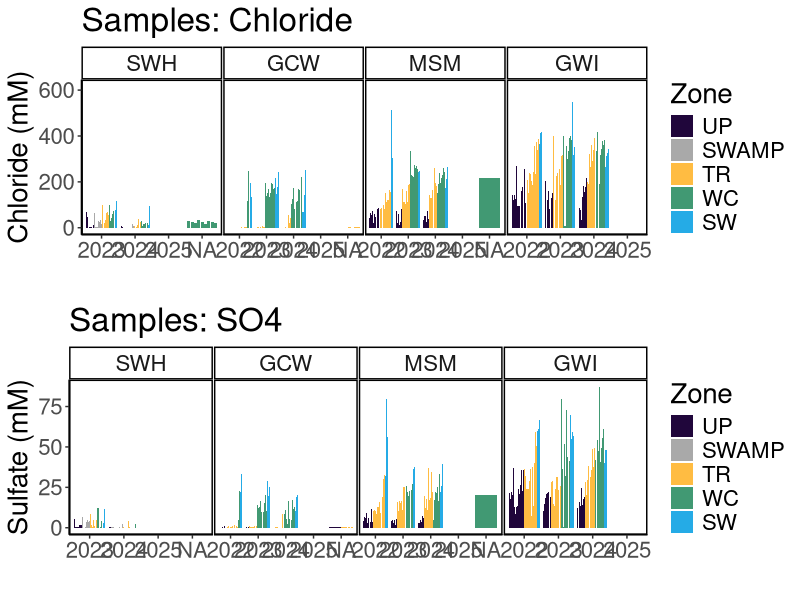
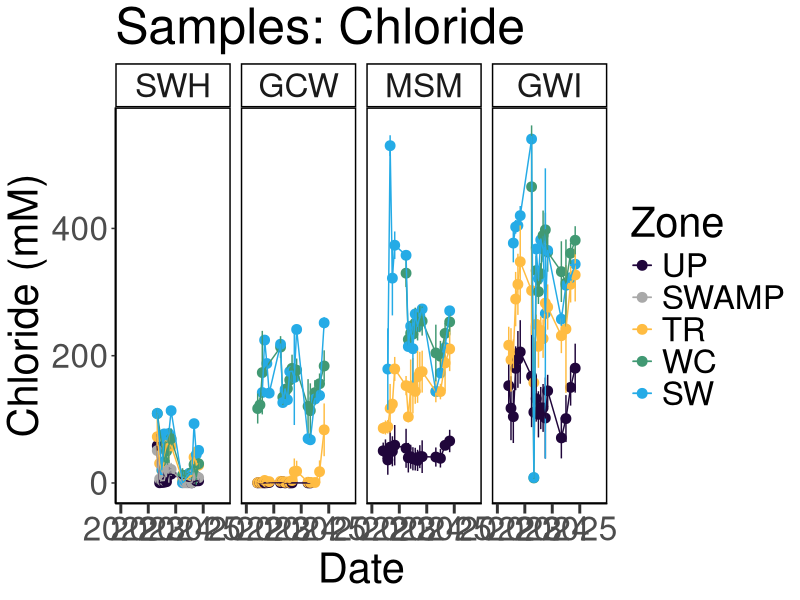
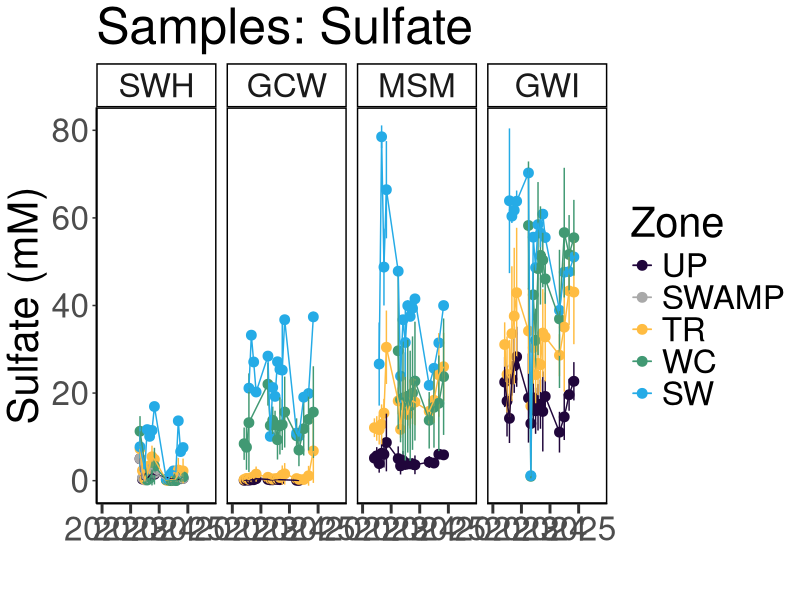
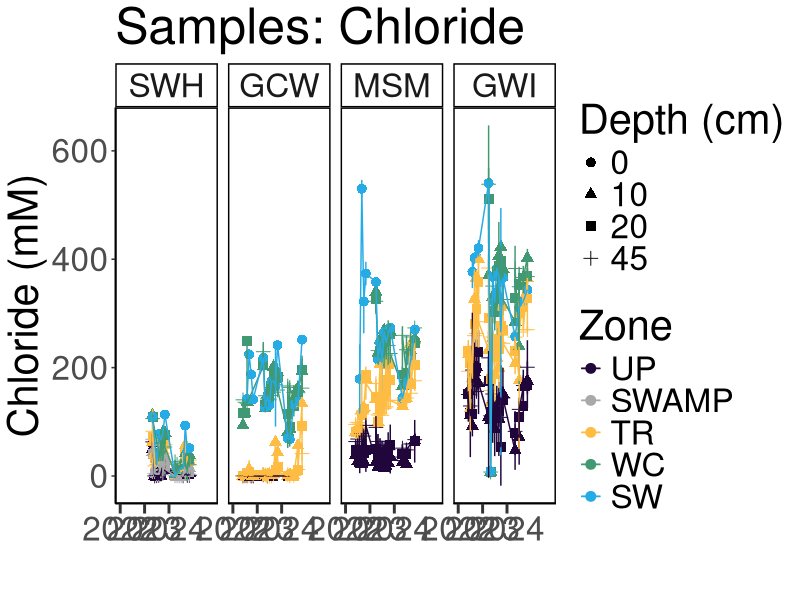
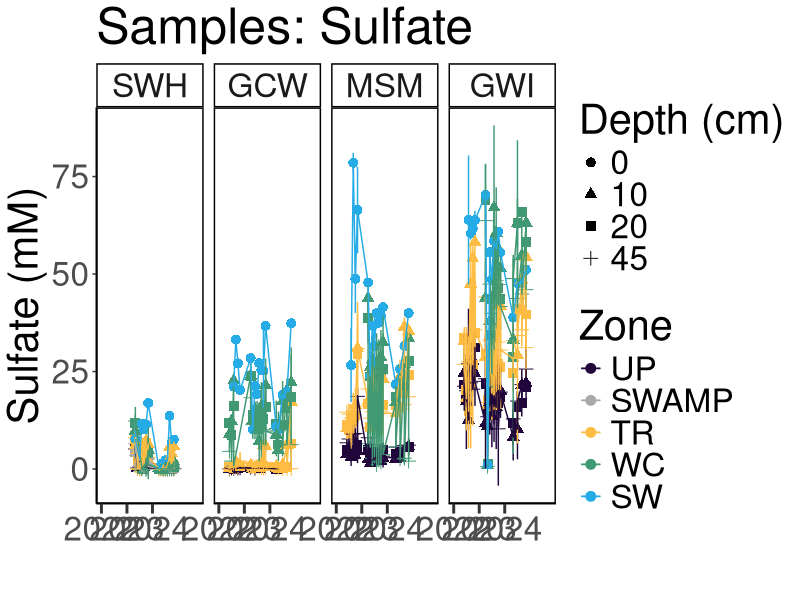
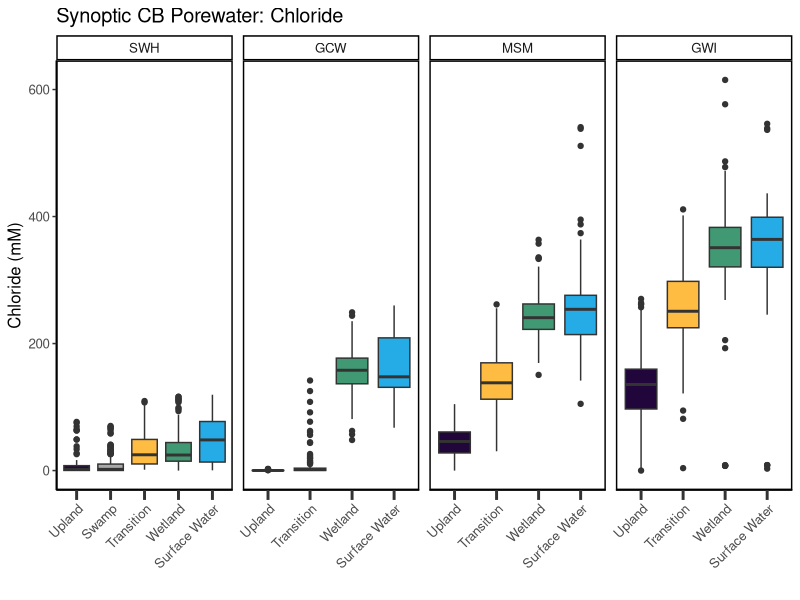
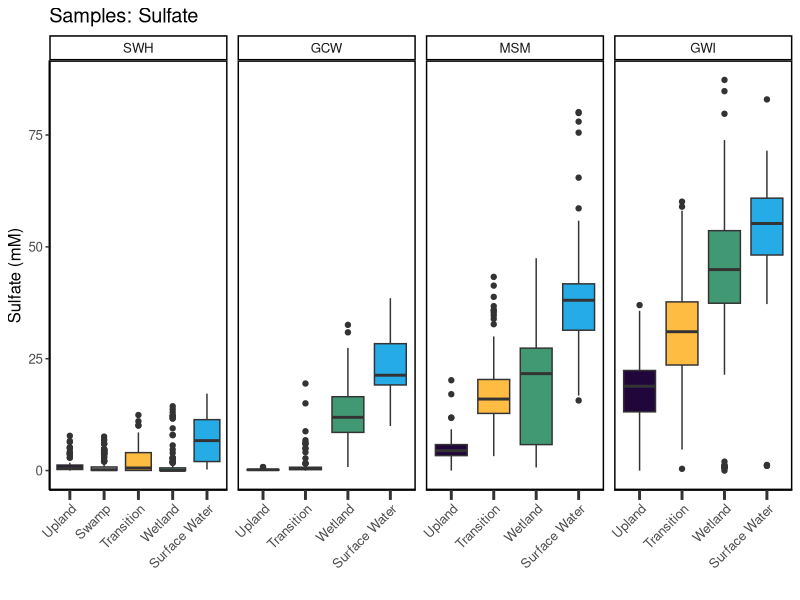
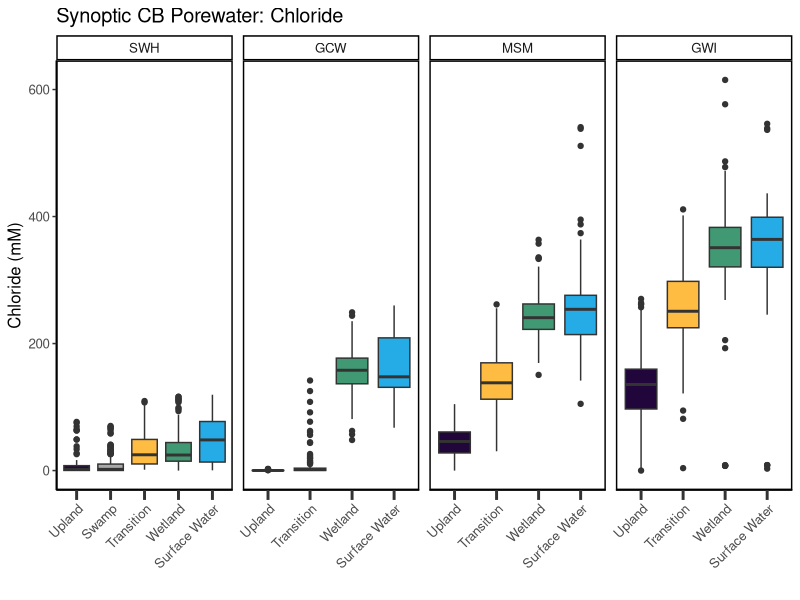

Generate these figures, in order, with R:
## ---- chunk 1
library(dplyr)
library(ggplot2)
library(ggpubr)
library(stringr)
library(readxl)
library(tidyr)
library(tibble)
library(openxlsx)
## ---- chunk 2

#read in 2022 Dionex Data:
dat22 <- read.csv("2022/COMPASS_SynopticCB_SO4_Cl_2022.csv")
# head(dat22)
colnames(dat22)

#read in 2023 Dionex Data:
dat23 <- read.csv("2023/COMPASS_SynopticCB_SO4_Cl_2023.csv")
# head(dat23)
colnames(dat23)

#read in 2024 Dionex Data:
dat24 <- read.csv("2024/COMPASS_SynopticCB_SO4_Cl_2024.csv")
# head(dat24)
colnames(dat24)

#read in 2025 Dionex Data:
dat25 <- read.csv("2025/COMPASS_SynopticCB_SO4_Cl_2025.csv")
# head(dat25)
colnames(dat25)

all_dat <- bind_rows(dat22, dat23, dat24, dat25)

all_dat <- all_dat %>%
  dplyr::select(
    Project, Region, Sample_ID, Year, Month, Day, Time, Time_Zone,
    Site, Zone, Replicate, Depth_cm, 
    SO4_ppm, SO4_mM, SO4_Conc_flag, SO4_QAQC_flag, Cl_ppm, Cl_mM, Cl_Conc_flag, Cl_QAQC_flag, salinity,
    Analysis_rundate,  Run_notes, Field_notes
        # list columns in the order you want them
  )

##Set 4 decimal points max
all_dat <- all_dat %>%
  mutate(across(where(is.numeric), round, digits = 4)) ##This does make all salnities 0 when Cl_ppm is 0 instead of 0.000026

## ---- chunk 3

#pull the column names from the all_dat dataframe and create a new dataframe with them 
metadat <- data.frame(Column_Names = colnames(all_dat))
metadat

metadat$Description <- ""
metadat$Units <- ""
metadat$Instrument_ifapplicable <- ""

#add information about each line: 

metadat$Description <- c("Project name", 
                         "Region samples originated from: CB = Chesapeake Bay",
                         "Sample identifier used in laboratory and field", 
                         "Year (YYYY) of sample collection", 
                         "Month (#) of sample collection",
                         "Day (#) of sample collection",
                         "Time (HH:MM) of sample collection",
                         "Time Zone of sample collection",
                         "Name of sampling transect location (GCW, SWH, MSM, GWI), see dataset locations for coordinates", 
                         "Zone within space-for-time transect (UP=Upland, SWAMP=Swamp, TR=Transition, WC=Wetland Control, SW=Surface Water)",
                         "Lysimeter or sample replicate id (A-C)", 
                         "Depth in centimeters from which water sample was taken", 
                         "Sulfate concentration in ppm", 
                         "Sulfate concentration in mM", 
                         "Sulfate concentration flag base on standard curve (bdl=below detection limit (0), adl=above detection limit (highest   
                         standard), Within_Range=within detection range)", 
                         "Sulfate QAQC Flags generated during checks of standards, blanks, dups, and spks",
                         "Chloride concentration in ppm", 
                         "Chloride concentration in mM", 
                         "Chloride concentration flag base on standard curve (bdl=below detection limit (0), adl=above detection limit (highest   
                         standard), Within_Range=within detection range)", 
                         "Chloride QAQC Flags generated during checks of standards, blanks, dups, and spks", 
                         "Salinity calculated using the Knudsen equation: Salinity=((1.807*(Chloride ppm)+0.026)/1000", 
                         "The date that samples were run on the Dionex IC", 
                         "Any notes generated during QAQC", 
                         "Notes generated during field sample collection")

metadat$Units <-       c("NA", 
                         "NA",
                         "NA", 
                         "NA",
                         "NA",
                         "NA", 
                         "NA",
                         "NA", 
                         "NA", 
                         "NA",
                         "NA", 
                         "cm",
                         "ppm", 
                         "mM", 
                         "NA", 
                         "NA", 
                         "ppm", 
                         "mM", 
                         "NA", 
                         "NA", 
                         "ppt", 
                         "NA", 
                         "NA",
                         "NA")

metadat$Instrument_ifapplicable <-  
  
                       c("NA", 
                         "NA",
                         "NA", 
                         "NA",
                         "NA",
                         "NA", 
                         "NA",
                         "NA", 
                         "NA", 
                         "NA",
                         "NA", 
                         "NA",
                         "Dionex Integrion HPIC (Thermo Fisher)", 
                         "Dionex Integrion HPIC (Thermo Fisher)", 
                         "NA", 
                         "NA", 
                         "Dionex Integrion HPIC (Thermo Fisher)", 
                         "Dionex Integrion HPIC (Thermo Fisher)", 
                         "NA", 
                         "NA", 
                         "NA", 
                         "NA", 
                         "NA",
                         "NA")


## ---- chunk 4

#write out a csv of all the data to the main folder: 
write.csv(all_dat, "COMPASS_SynopticCB_SO4_Cl_AllData.csv")


#write out a csv of the metadata associated with the data: 
write.csv(metadat, "COMPASS_SynopticCB_SO4_Cl_Metadata.csv")

## ---- chunk 5

data_plotting <- all_dat

#Order by Zone from Upland to Surface Water
data_plotting$Zone = factor(data_plotting$Zone, levels = c("UP", "SWAMP", "TR", "WC", "SW"))
data_plotting <- data_plotting[order(data_plotting$Zone), ]

#Order by Site from SWH, GCW, MSM, GWI order, which is oligohaline to polyhaline
data_plotting$Site = factor(data_plotting$Site, levels = c("SWH", "GCW", "MSM", "GWI"))
data_plotting <- data_plotting[order(data_plotting$Site), ]

# #Order by Year from 2022-2024
# data_plotting$Site = factor(data_plotting$Site, levels = c("SWH", "GCW", "MSM", "GWI"))
# data_plotting <- data_plotting[order(data_plotting$Site), ]

#Plot samples to get a first look at concentrations (sanity check)
#group the data for plotting
data_plotting_all <- data_plotting %>%
  group_by(Site, Zone) %>%
  mutate(row_num = factor(row_number())) %>%  # create row_num as factor per group
  ungroup()

data_plotting_all$Date <- as.Date(paste(data_plotting_all$Year, data_plotting_all$Month, data_plotting_all$Day, sep = "-"))


#Plot data and change colors based on Zone:
viz_cl_plot <- ggplot(data_plotting_all, aes(x = as.character(Year), y = Cl_mM, fill = Zone)) +
  geom_bar(stat = "identity", position = position_dodge2(preserve = "total")) +
  facet_grid( ~ Site, scales="free") +
  scale_fill_manual(values = c(
    "UP" = "#20063B",
    "TR" = "#FFBC42",
    "SWAMP" = "darkgrey",
    "WC" = "#419973",
    "SW" = "#25ABE6"
  )) +
  theme_classic() +
  labs(x = " ", y = "Chloride (mM)", title = "Samples: Chloride") +
  theme(
    panel.spacing = unit(.05, "lines"), 
    panel.border = element_rect(color = "black", fill = NA, linewidth = 1)) + 
  theme(text = element_text(size = 20))

# viz_cl_plot


viz_so4_plot <-  ggplot(data_plotting_all, aes(x = as.character(Year), y = SO4_mM, fill = Zone)) +
  geom_bar(stat = "identity", position = position_dodge2(preserve = "total")) +
  facet_grid( ~ Site, scales="free") +
  scale_fill_manual(values = c(
    "UP" = "#20063B",
    "TR" = "#FFBC42",
    "SWAMP" = "darkgrey",
    "WC" = "#419973",
    "SW" = "#25ABE6"
  )) +
  theme_classic() +
  labs(x = " ", y = "Sulfate (mM)", title = "Samples: SO4") +
  theme(
    panel.spacing = unit(.05, "lines"), 
    panel.border = element_rect(color = "black", fill = NA, linewidth = 1))+ 
  theme(text = element_text(size = 20))

# viz_so4_plot

ggarrange(viz_cl_plot, viz_so4_plot, nrow=2, ncol=1)


## ---- chunk 6

##Make Date Column with just Year and Month for Sample ID
all_dat_dates <- data_plotting %>%
  mutate(
    YearMonth = if_else(
      Month < 10,
      # Modify the string:
      YearMonth <- paste(data_plotting$Year, data_plotting$Month, sep = "-0"), 
      YearMonth <- paste(data_plotting$Year, data_plotting$Month, sep = "-"), 
    )
  )

##Summarize SO4 and Cl by Date, Site, and Zone
Dionex_avg <- all_dat_dates %>%
  group_by(Month, Year, Site, Zone) %>%
   dplyr::summarize(mean_SO4 = mean(SO4_mM, na.rm=TRUE), 
            sd_SO4 = sd(SO4_mM, na.rm=TRUE), 
            mean_Cl = mean(Cl_mM, na.rm=TRUE), 
            sd_Cl = sd(Cl_mM, na.rm=TRUE), 
            YearMonth = first(YearMonth))

# Concatenate with a day (e.g., "01" for the first day)
Dionex_avg$Date <- paste0(Dionex_avg$YearMonth, "-01")

# Convert to Date object
Dionex_avg$Date <- as.Date(Dionex_avg$Date)

# Define the specific date breaks you want to display
specific_breaks <- as.Date(c("2022-01-01", "2023-01-01", "2024-01-01", "2025-01-01"))

viz_cl_plot_avgs <- ggplot(Dionex_avg, aes(x = Date, y = mean_Cl, color = Zone, group = Zone)) +
  geom_point(size = 3) + 
  geom_errorbar(aes(ymin = mean_Cl - sd_Cl, ymax = mean_Cl + sd_Cl), width = 0.2) + 
  geom_line() + 
  facet_grid( ~ Site, scales="free_y") +
  scale_color_manual(values = c(
    "UP" = "#20063B",
    "TR" = "#FFBC42",
    "SWAMP" = "darkgrey",
    "WC" = "#419973",
    "SW" = "#25ABE6"
  )) +
  theme_classic() +
  labs(x = "Date", y = "Chloride (mM)", title = "Samples: Chloride") +
  theme(
    panel.spacing = unit(0.5, "lines"), 
    panel.border = element_rect(color = "black", fill = NA, linewidth = 1)) +
  # theme(axis.text.x = element_text(angle = 90, hjust = 0.5))+ 
  theme(text = element_text(size = 30))+
  scale_x_date(breaks = specific_breaks, date_labels = "%Y", expand = expansion(mult = c(0.18, 0.05)))+
  theme(axis.ticks.x = element_line(linewidth = 1))+
  theme(axis.ticks.length.x = unit(0.25, "cm"))

viz_cl_plot_avgs


viz_so4_plot_avgs <- ggplot(Dionex_avg, aes(x = Date, y = mean_SO4, color = Zone, group = Zone)) +
  geom_point(size = 3) + 
  geom_errorbar(aes(ymin = mean_SO4 - sd_SO4, ymax = mean_SO4 + sd_SO4), width = 0.2) + 
  geom_line() + 
  facet_grid( ~ Site, scales="free_y") +
  scale_color_manual(values = c(
    "UP" = "#20063B",
    "TR" = "#FFBC42",
    "SWAMP" = "darkgrey",
    "WC" = "#419973",
    "SW" = "#25ABE6"
  )) +
  theme_classic() +
  labs(x = " ", y = "Sulfate (mM)", title = "Samples: Sulfate") +
  theme(
    panel.spacing = unit(0.5, "lines"), 
    panel.border = element_rect(color = "black", fill = NA, linewidth = 1)) +
  # theme(axis.text.x = element_text(angle = 90, hjust = 0.5))+ 
  theme(text = element_text(size = 30))+
  scale_x_date(breaks = specific_breaks, date_labels = "%Y", expand = expansion(mult = c(0.18, 0.05)))+
  theme(axis.ticks.x = element_line(linewidth = 1))+
  theme(axis.ticks.length.x = unit(0.25, "cm"))

viz_so4_plot_avgs
# ggarrange(viz_cl_plot, viz_so4_plot, nrow=2, ncol=1)

## ---- chunk 7

##Summarize SO4 and Cl by Date, Site, and Zone
Dionex_avg_depth <- all_dat_dates %>%
  group_by(Month, Year, Site, Zone, Depth_cm) %>%
   dplyr::summarize(mean_SO4 = mean(SO4_mM, na.rm=TRUE), 
            sd_SO4 = sd(SO4_mM, na.rm=TRUE), 
            mean_Cl = mean(Cl_mM, na.rm=TRUE), 
            sd_Cl = sd(Cl_mM, na.rm=TRUE), 
            YearMonth = first(YearMonth))

# Concatenate with a day (e.g., "01" for the first day)
Dionex_avg_depth$Date <- paste0(Dionex_avg_depth$YearMonth, "-01")

# Convert to Date object
Dionex_avg_depth$Date <- as.Date(Dionex_avg_depth$Date)

# Define the specific date breaks you want to display
specific_breaks <- as.Date(c("2022-01-01", "2023-01-01", "2024-01-01"))

viz_cl_plot_depth <- ggplot(Dionex_avg_depth, aes(x = Date, y = mean_Cl, color = Zone, group = Zone, shape = as.character(Depth_cm))) +
  geom_point(size = 3) + 
  geom_errorbar(aes(ymin = mean_Cl - sd_Cl, ymax = mean_Cl + sd_Cl), width = 0.2) + 
  geom_line() + 
  facet_grid( ~ Site, scales="free_y") +
  scale_color_manual(values = c(
    "UP" = "#20063B",
    "TR" = "#FFBC42",
    "SWAMP" = "darkgrey",
    "WC" = "#419973",
    "SW" = "#25ABE6"
  )) +
  theme_classic() +
  labs(x = " ", y = "Chloride (mM)", title = "Samples: Chloride") +
  theme(
    panel.spacing = unit(0.5, "lines"), 
    panel.border = element_rect(color = "black", fill = NA, linewidth = 1)) +
  # theme(axis.text.x = element_text(angle = 90, hjust = 0.5))+ 
  theme(text = element_text(size = 30))+
  scale_x_date(breaks = specific_breaks, date_labels = "%Y", expand = expansion(mult = c(0.18, 0.05))) + 
  labs(fill = "Zone", shape = "Depth (cm)")+
  theme(axis.ticks.x = element_line(linewidth = 1))+
  theme(axis.ticks.length.x = unit(0.25, "cm"))

viz_cl_plot_depth


viz_so4_plot_depth <- ggplot(Dionex_avg_depth, aes(x = Date, y = mean_SO4, color = Zone, group = Zone, shape = as.character(Depth_cm))) +
  geom_point(size = 3) + 
  geom_errorbar(aes(ymin = mean_SO4 - sd_SO4, ymax = mean_SO4 + sd_SO4), width = 0.2) + 
  geom_line() + 
  facet_grid( ~ Site, scales="free_y") +
  scale_color_manual(values = c(
    "UP" = "#20063B",
    "TR" = "#FFBC42",
    "SWAMP" = "darkgrey",
    "WC" = "#419973",
    "SW" = "#25ABE6"
  )) +
  theme_classic() +
  labs(x = " ", y = "Sulfate (mM)", title = "Samples: Sulfate")  +
  theme(
    panel.spacing = unit(0.5, "lines"), 
    panel.border = element_rect(color = "black", fill = NA, linewidth = 1)) +
  # theme(axis.text.x = element_text(angle = 90, hjust = 0.5))+ 
  theme(text = element_text(size = 30))+
  scale_x_date(breaks = specific_breaks, date_labels = "%Y", expand = expansion(mult = c(0.18, 0.05))) + 
  labs(fill = "Zone", shape = "Depth (cm)")+
  theme(axis.ticks.x = element_line(linewidth = 1))+
  theme(axis.ticks.length.x = unit(0.25, "cm"))

viz_so4_plot_depth
# ggarrange(viz_cl_plot, viz_so4_plot, nrow=2, ncol=1)

## ---- chunk 8

all_dat_dates <- all_dat_dates %>% 
    mutate(
    Zone_1 = case_when(
      Zone == "UP" ~ "Upland",
      Zone == "SWAMP" ~ "Swamp",
      Zone == "TR" ~ "Transition",
      Zone == "WC" ~ "Wetland",
      Zone == "SW" ~ "Surface Water",
      TRUE ~ Zone  # keep everything else unchanged
    )
  ) %>%
  mutate(Zone_1 = factor(Zone_1, levels = c("Upland", "Swamp", "Transition", "Wetland", "Surface Water")))


##Summarize SO4 and Cl by Date, Site, and Zone
viz_cl_boxplot <- ggplot(all_dat_dates, aes(x = Zone_1, y = Cl_mM, fill = Zone_1, group = Zone_1)) +
  geom_boxplot() + 
  facet_grid( ~ Site, scales = "free_x") +
  scale_x_discrete(drop = TRUE) +
  scale_fill_manual(values = c(
    "Upland" = "#20063B",
    "Transition" = "#FFBC42",
    "Swamp" = "darkgrey",
    "Wetland" = "#419973",
    "Surface Water" = "#25ABE6"
  ), labels = c("Upland", "Swamp", "Transition", "Wetland", "Surface Water")) +
  theme_classic() +
  labs(x = " ", y = "Chloride (mM)", title = "Synoptic CB Porewater: Chloride") +
  theme(
    panel.spacing = unit(0.5, "lines"), 
    panel.border = element_rect(color = "black", fill = NA, linewidth = 1)) +
  theme(axis.text.x = element_text(angle = 45, vjust = 1, hjust = 1))+ 
  theme(text = element_text(size = 12))+
  theme(axis.ticks.x = element_line(linewidth = 1))+
  theme(axis.ticks.length.x = unit(0.25, "cm"))+ 
  #scale_x_discrete(labels = c("Upland", "Swamp", "Transition", "Wetland", "Surface Water"))+ 
  theme(legend.position = "none")

viz_cl_boxplot


viz_so4_boxplot <- ggplot(all_dat_dates, aes(x = Zone_1, y = SO4_mM, fill = Zone_1, group = Zone_1)) +
  geom_boxplot() +
  facet_grid( ~ Site, scales = "free_x") +
  scale_x_discrete(drop = TRUE) +
  scale_fill_manual(values = c(
    "Upland" = "#20063B",
    "Transition" = "#FFBC42",
    "Swamp" = "darkgrey",
    "Wetland" = "#419973",
    "Surface Water" = "#25ABE6"
  ), labels = c("Upland", "Swamp", "Transition", "Wetland", "Surface Water")) +
  theme_classic() +
  labs(x = " ", y = "Sulfate (mM)", title = "Samples: Sulfate") +
  theme(
    panel.spacing = unit(0.5, "lines"), 
    panel.border = element_rect(color = "black", fill = NA, linewidth = 1)) +
  theme(axis.text.x = element_text(angle = 45, vjust = 1, hjust = 1))+ 
  theme(text = element_text(size = 12))+
  theme(axis.ticks.x = element_line(linewidth = 1))+
  theme(axis.ticks.length.x = unit(0.25, "cm"))+ 
  #scale_x_discrete(labels = c("Upland", "Swamp", "Transition", "Wetland", "Surface Water"))+ 
  theme(legend.position = "none")

viz_so4_boxplot

# ggarrange(viz_cl_plot, viz_so4_plot, nrow=2, ncol=1)

# Save as a PNG
png("COMPASS_SynopticCB_Cl_alldata.png", width = 2000, height = 1200, res = 300) 
print(viz_cl_boxplot)  # For ggplot objects, use print()
dev.off() 

# Save as a PNG
png("COMPASS_SynopticCB_SO4_alldata.png", width = 2000, height = 1200, res = 300) 
print(viz_so4_boxplot)  # For ggplot objects, use print()
dev.off() 

## ---- chunk 9
# It would also be great to add to our collation codes a summary chunk that will calculate value ranges, means, and standard deviations (and errors) for each site, zone, depth for each year; also for each site zone, depth overall; and for each site and zone overall so that we have some easy access to metrics. Was just thinking this might be helpful today when re-collating the DIC data.

colnames(all_dat)

##Metrics for each site, zone, depth for each year
summary_by_year <- all_dat %>%
  group_by(Year, Site, Zone, Depth_cm) %>%
   reframe(
     min_Cl_mM = min(Cl_mM, na.rm=TRUE),
     max_Cl_mM = max(Cl_mM, na.rm=TRUE), 
     mean_Cl_mM = mean(Cl_mM, na.rm=TRUE), 
     sd_Cl_mM = sd(Cl_mM, na.rm=TRUE), 

     min_SO4_mM = min(SO4_mM, na.rm=TRUE),
     max_SO4_mM = max(SO4_mM, na.rm=TRUE), 
     mean_SO4_mM = mean(SO4_mM, na.rm=TRUE), 
     sd_SO4_mM = sd(SO4_mM, na.rm=TRUE))

##Metrics for each site, zone, depth for all years
summary_all_years <- all_dat %>%
  group_by(Site, Zone, Depth_cm) %>%
   reframe(
     min_Cl_ppm = min(Cl_ppm, na.rm=TRUE),
     max_Cl_ppm = max(Cl_ppm, na.rm=TRUE), 
     mean_Cl_ppm = mean(Cl_ppm, na.rm=TRUE), 
     sd_Cl_ppm = sd(Cl_ppm, na.rm=TRUE), 

     min_SO4_ppm = min(SO4_ppm, na.rm=TRUE),
     max_SO4_ppm = max(SO4_ppm, na.rm=TRUE), 
     mean_SO4_ppm = mean(SO4_ppm, na.rm=TRUE), 
     sd_SO4_ppm = sd(SO4_ppm, na.rm=TRUE))

##Metrics for each site and zone for all depths and years
summary_all_depths_years <- all_dat %>%
  group_by(Site, Zone) %>%
   reframe(
     min_Cl_ppm = min(Cl_ppm, na.rm=TRUE),
     max_Cl_ppm = max(Cl_ppm, na.rm=TRUE), 
     mean_Cl_ppm = mean(Cl_ppm, na.rm=TRUE), 
     sd_Cl_ppm = sd(Cl_ppm, na.rm=TRUE), 

     min_SO4_ppm = min(SO4_ppm, na.rm=TRUE),
     max_SO4_ppm = max(SO4_ppm, na.rm=TRUE), 
     mean_SO4_ppm = mean(SO4_ppm, na.rm=TRUE), 
     sd_SO4_ppm = sd(SO4_ppm, na.rm=TRUE))

## ---- chunk 10

#write out a csv of all the data to the main folder: 
write.csv(summary_by_year, "COMPASS_SynopticCB_PW_SO4_Cl_Summarized_By_Year.csv")


#write out a csv of the metadata associated with the data: 
write.csv(summary_all_years, "COMPASS_SynopticCB_PW_SO4_Cl_Summarized_Years_Combined.csv")


#write out a csv of the metadata associated with the data: 
write.csv(summary_all_depths_years, "COMPASS_SynopticCB_PW_SO4_Cl_Summarized_Years_and_Depths_Combined.csv")
